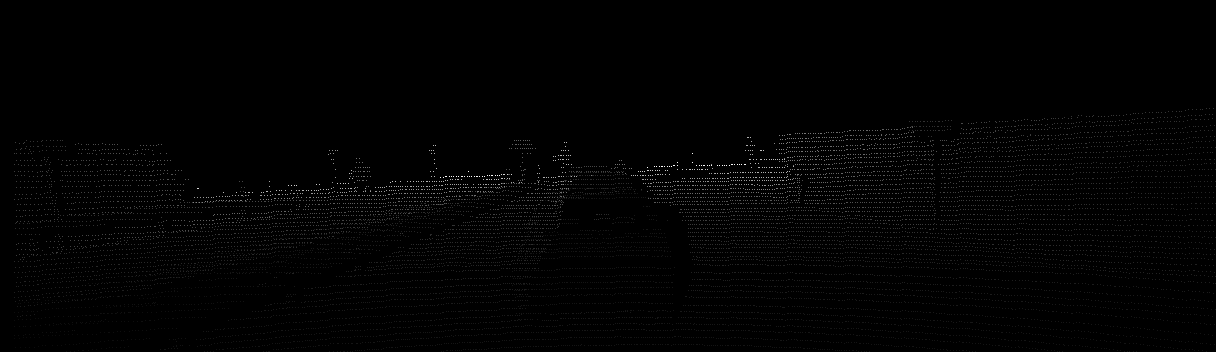
#> input picture testing_scripts/augment_eval/rotated_depth_images_rpy_combined/2011_10_03_drive_0047_sync_velodyne_raw_0000000791_image_03_roll_+1.0_pitch_+1.0_yaw_+1.0.png, 1216 x 352 px, given in place of 1_10_03_drive_0047_sync_velodyne_raw_0000000791_image_03.png, which was not available
$ python visualize2ptc.py
#> lines starting #> are read from the running program, lines starting #| are printed output that depends on the picture; after the words box and inside, x2 and y2 are one past the last pixel; in counts of white or black regions, pixels touching at a corner belong together; pictures that were not available may be replaced by others from this repository, and a replacement may not be noted
import numpy as np
from PIL import Image
import matplotlib.pyplot as plt
import open3d as o3d

def read_depth_image(image_path):
    """
    Reads a KITTI depth image and converts it to a depth map in meters.
    """
    with Image.open(image_path) as img:
#> img is the input picture: PIL image 1216x352 I;16; min 0, max 20331, mean 171.7
        depth_image = np.array(img, dtype=np.uint16)

    # Create a mask of valid pixels
    valid_mask = depth_image > 0
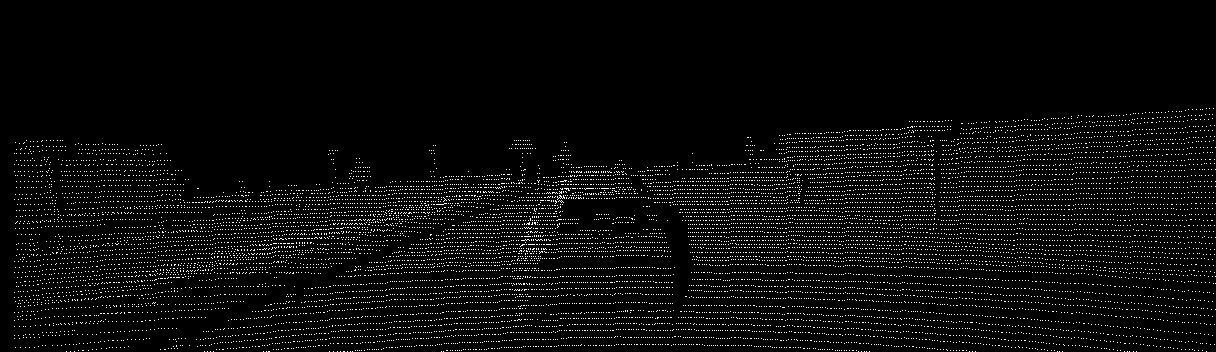
#> valid_mask: shape (352, 1216) bool; 4.1% white in thin lines or dots, all inside (x1, y1, x2, y2) = (14, 108, 1216, 352)

    # Convert to depth in meters
    depth_in_meters = depth_image.astype(np.float32) / 256.0
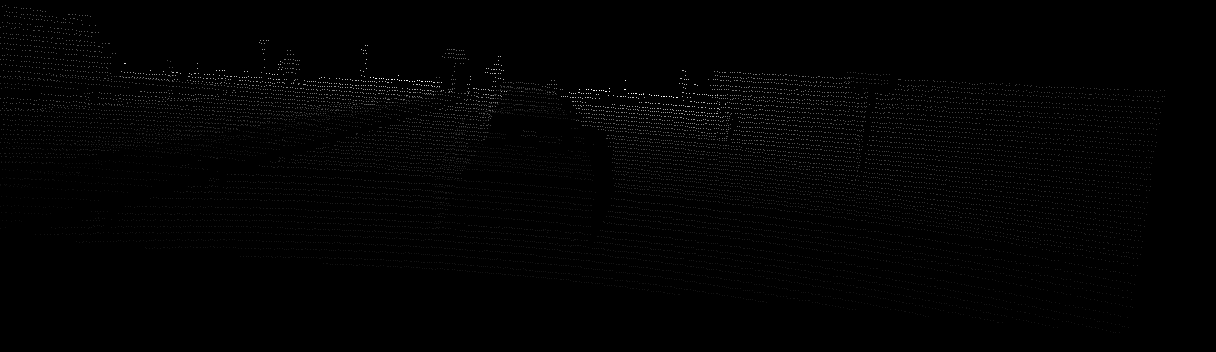
#> input picture testing_scripts/augment_eval/rotated_depth_images_rpy_combined/2011_10_03_drive_0047_sync_velodyne_raw_0000000791_image_03_roll_-5.0_pitch_-5.0_yaw_-5.0.png, 1216 x 352 px, found by its file name
#> in read_depth_image, img is the input picture: PIL image 1216x352 I;16; min 0, max 20331, mean 169
#> in read_depth_image (call 2), `valid_mask = depth_image > 0`:
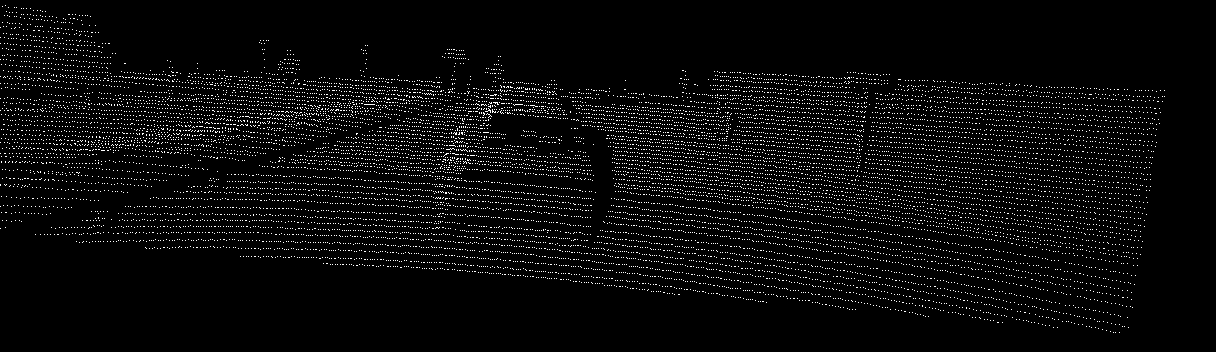
#> valid_mask: shape (352, 1216) bool; 4.1% white in thin lines or dots, all inside (x1, y1, x2, y2) = (0, 5, 1165, 333)
    depth_in_meters[~valid_mask] = 0  # Optional: Set invalid depths to zero

    return depth_in_meters, valid_mask

def read_calibration_file(filepath):
    """
    Reads the camera calibration file and extracts intrinsic parameters.
    """
    data = {}
    with open(filepath, 'r') as f:
        for line in f.readlines():
            if ':' in line:
                key, value = line.split(':', 1)
                data[key.strip()] = value.strip()

    # Example for P_rect_02 (Left camera)
    P_rect_02 = np.array([float(x) for x in data['P_rect_02'].split()]).reshape(3, 4)
    fx = P_rect_02[0, 0]
    fy = P_rect_02[1, 1]
    cx = P_rect_02[0, 2]
    cy = P_rect_02[1, 2]

    return fx, fy, cx, cy

def backproject_to_3d(depth_map, fx, fy, cx, cy):
    """
    Back-projects the depth map into 3D space with corrected y-axis.
    """
#> called with fx = 721.5, fy = 721.5, cx = 609.6, cy = 172.9
    height, width = depth_map.shape
#> height = 352; width = 1216
    i, j = np.meshgrid(np.arange(width), np.arange(height), indexing='xy')

    # Compute normalized coordinates
    x = (i - cx) / fx
    y = (j - cy) / fy

    # Invert the y-axis to match camera coordinate system
    y = -y

    # Multiply by depth to get 3D coordinates
    X = x * depth_map
    Y = y * depth_map
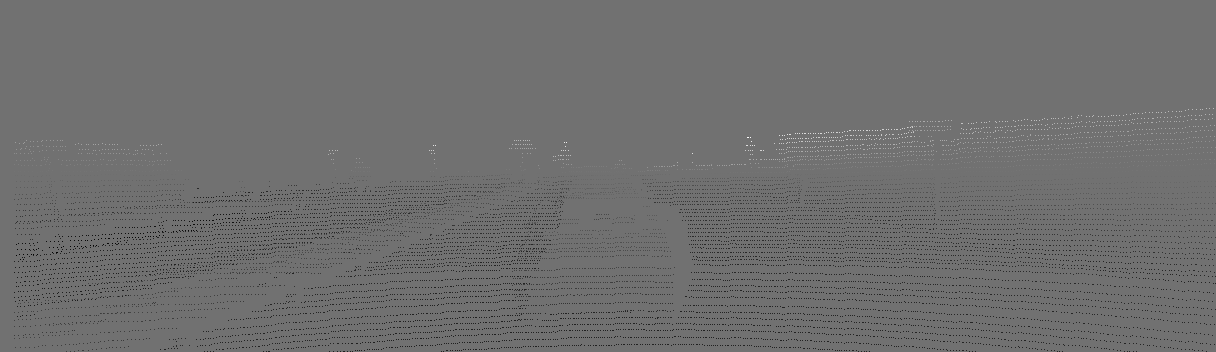
#> Y: shape (352, 1216) float64; min -2.18, max 2.73, mean -0.0367; drawn with min black and max white
    Z = depth_map

    # Stack into N x 3 points
    points = np.stack((X, Y, Z), axis=-1)
#> call 2 of backproject_to_3d, with fx = 721.5, fy = 721.5, cx = 609.6, cy = 172.9
#> in backproject_to_3d (call 2), `X = x * depth_map`:
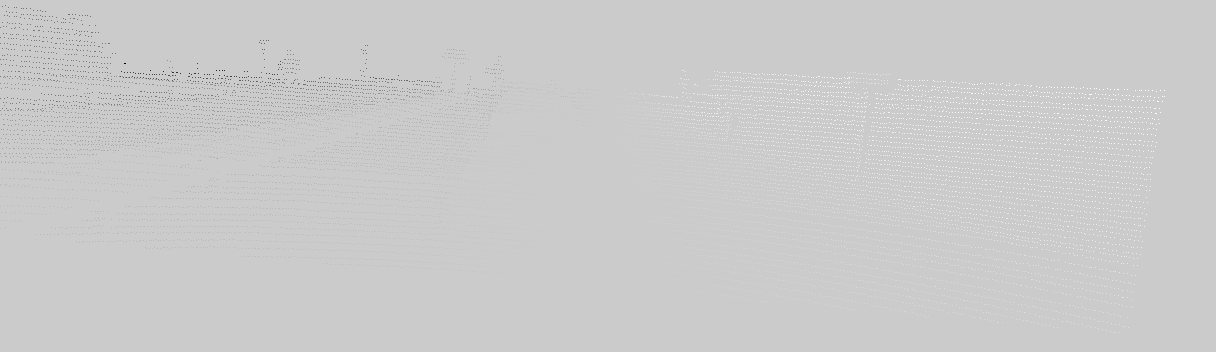
#> X: shape (352, 1216) float64; min -45.09, max 11.29, mean -0.0291; drawn with min black and max white
#> in backproject_to_3d (call 2), `Y = y * depth_map`:
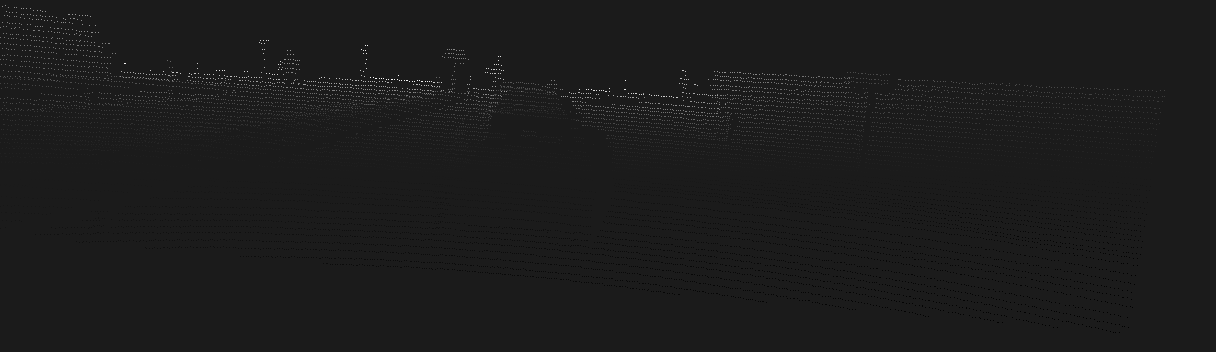
#> Y: shape (352, 1216) float64; min -1.29, max 10.53, mean 0.0336; drawn with min black and max white
#> in backproject_to_3d (call 2), `points = np.stack((X, Y, Z), axis=-1)`:
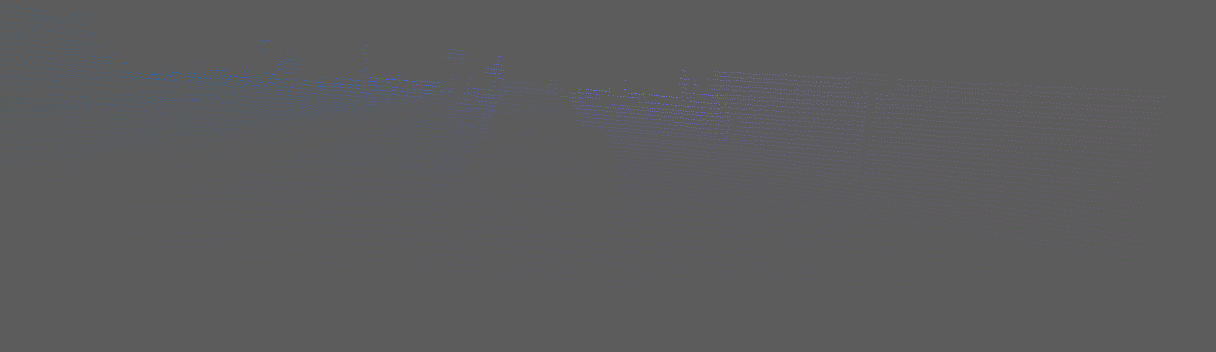
#> points: shape (352, 1216, 3) float64; mean of channels 0, 1, 2 0, 0, 0.7; drawn with min black and max white

    return points

def visualize_two_point_clouds(points_list, valid_masks, colormaps, point_size=2.0):
    """
    Visualizes two 3D point clouds with different colormaps and increased point size.
    """
#> called with point_size = 2
    import open3d as o3d
    import matplotlib.pyplot as plt
    import numpy as np

    geometries = []
    for idx, (points, valid_mask, cmap_name) in enumerate(zip(points_list, valid_masks, colormaps)):
        # Flatten the arrays
        points = points.reshape(-1, 3)
        valid_mask = valid_mask.flatten()

        # Keep only valid points
        points = points[valid_mask]

        # Normalize depth values for colormap
        depth = points[:, 2]
        depth_normalized = (depth - depth.min()) / (depth.max() - depth.min() + 1e-8)

        # Map depth to colors using specified colormap
        cmap = plt.get_cmap(cmap_name)
        colors = cmap(depth_normalized)[:, :3]  # Exclude alpha channel

        # Create Open3D point cloud
        pcd = o3d.geometry.PointCloud()
        pcd.points = o3d.utility.Vector3dVector(points)
        pcd.colors = o3d.utility.Vector3dVector(colors)

        geometries.append(pcd)
#> this loop made 2 passes
#> cmap_name on passes 1 to 2: 'winter', 'autumn'
#> after the loop, geometries = 2 items

    # Create coordinate frame
    coordinate_frame = o3d.geometry.TriangleMesh.create_coordinate_frame(
        size=3.0, origin=[0, 0, 0]
    )
    geometries.append(coordinate_frame)

    # Create visualizer
    vis = o3d.visualization.Visualizer()
    vis.create_window(window_name='Two Point Clouds', width=800, height=600)

    # Add geometries
    for geometry in geometries:
        vis.add_geometry(geometry)
#> this loop made 3 passes

    # Customize render options
    render_option = vis.get_render_option()
    render_option.background_color = np.asarray([0, 0, 0])  # Black background
    render_option.point_size = point_size  # Increase point size

    # Run the visualizer
    vis.run()
    vis.destroy_window()

# Example usage
if __name__ == "__main__":
    # Define paths to your depth images and calibration file
    depth_image_path1 = 'path_to_your_first_depth_image.png'
    depth_image_path2 = 'path_to_your_second_depth_image.png'
    depth_image_path1 = '/home/art-chris/testing/LRRU/data/kitti_depth/depth_selection/val_selection_cropped/velodyne_raw/2011_10_03_drive_0047_sync_velodyne_raw_0000000791_image_03.png'
    depth_image_path2 = '/home/art-chris/testing/LRRU/data/kitti_depth/depth_selection/val_selection_cropped/velodyne_raw/2011_10_03_drive_0047_sync_velodyne_raw_0000000761_image_02.png'
    depth_image_path1 = '/home/art-chris/testing/LRRU/data/kitti_depth/depth_selection/val_selection_cropped/velodyne_raw/2011_10_03_drive_0047_sync_velodyne_raw_0000000791_image_03.png'

    # depth_image_path1 = "/home/art-chris/testing/LRRU/testing_scripts/augment_eval/rotated_depth_images_rpy_combined/2011_10_03_drive_0047_sync_velodyne_raw_0000000791_image_03_roll_+1.0_pitch_+1.0_yaw_+1.0.png"
    depth_image_path2 = "/home/art-chris/testing/LRRU/testing_scripts/augment_eval/rotated_depth_images_rpy_combined/2011_10_03_drive_0047_sync_velodyne_raw_0000000791_image_03_roll_-5.0_pitch_-5.0_yaw_-5.0.png"


    # calibration_file_path = 'calib_cam_to_cam.txt'

    # Read depth images
    depth_map1, valid_mask1 = read_depth_image(depth_image_path1)
    depth_map2, valid_mask2 = read_depth_image(depth_image_path2)

    # Read camera intrinsics
    # fx, fy, cx, cy = read_calibration_file(calibration_file_path)
    fx = 721.5377  # Focal length in x
    fy = 721.5377  # Focal length in y
    cx = 609.5593  # Principal point x
    cy = 172.8540  # Principal point y

    # Back-project to 3D with corrected y-axis
    points_3d_1 = backproject_to_3d(depth_map1, fx, fy, cx, cy)
    points_3d_2 = backproject_to_3d(depth_map2, fx, fy, cx, cy)

    # Visualize the two 3D point clouds with different colormaps and increased point size
    points_list = [points_3d_1, points_3d_2]
    valid_masks = [valid_mask1, valid_mask2]
    colormaps = ['winter', 'autumn']  # You can choose different colormaps
    point_size = 2.0  # Increase point size

    visualize_two_point_clouds(points_list, valid_masks, colormaps, point_size)
